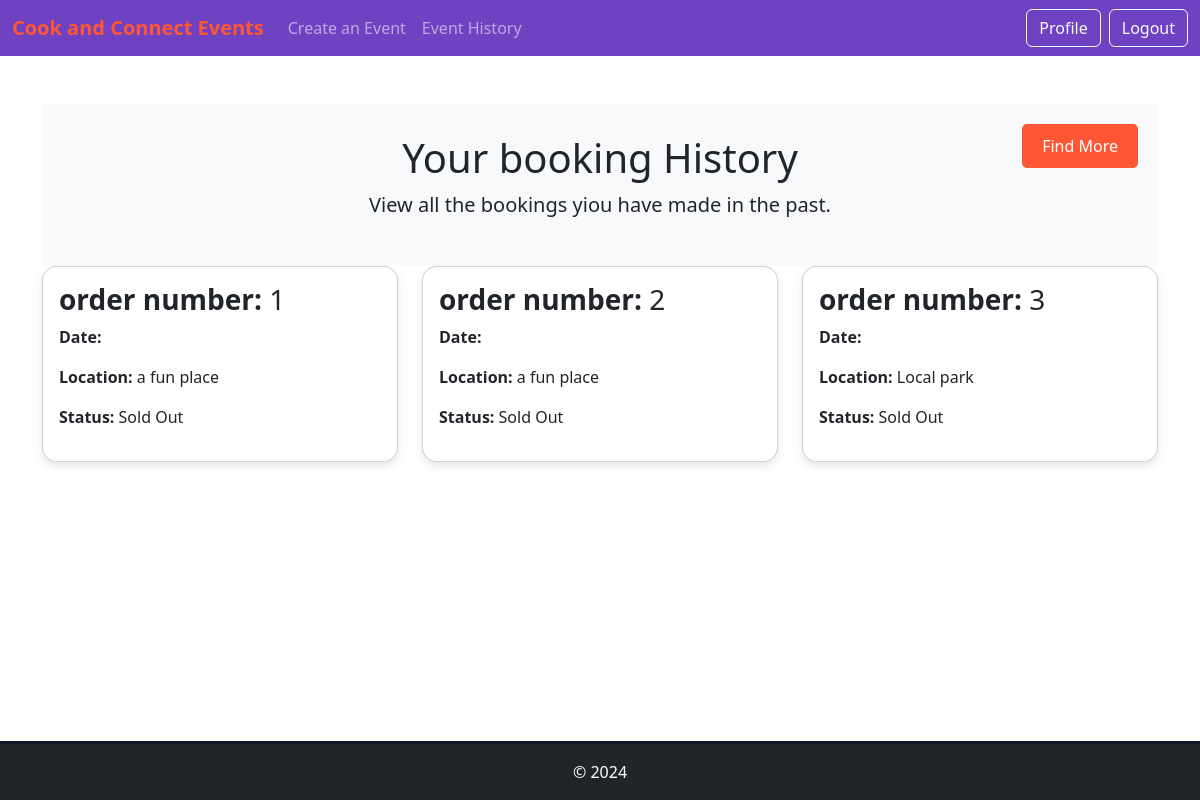
The app's page /history (signed in) with its own data.
### website/models.py (models this page shows)
class Order(db.Model):
    __tablename__ = "order"
    id = db.Column(db.Integer, primary_key=True)
    tickets = db.Column(db.Integer, nullable=False)
    event_id = db.Column(db.Integer, db.ForeignKey('events.id'))
    user_id = db.Column(db.Integer, db.ForeignKey('users.id'))

class Event(db.Model):
    __tablename__ = "events"
    id = db.Column(db.Integer, primary_key=True)
    user_id = db.Column(db.Integer, db.ForeignKey('users.id'))
    Title = db.Column(db.String(255), nullable=False)
    Description = db.Column(db.String(255), nullable=False)
    Image = db.Column(db.String(60), nullable=False, default='default.jpg')
    Start_time = db.Column(db.Time, nullable=False)
    Start_date = db.Column(db.Date, nullable=False)
    Venue = db.Column(db.String(32), nullable=False)
    Category = db.Column(db.String(32), nullable=False)
    Tickets_available = db.Column(db.Integer, nullable=False)
    Status = db.Column(db.String(32), nullable=False)
    comments = db.relationship('Comment', backref='event')
    orders = db.relationship('Order', backref='event')

### website/views.py (the view)
@main_bp.route('/history')
@login_required
def history():
    user_orders = Order.query.filter_by(user_id=current_user.id).all()
    orders = []
    for order in user_orders:
        orders.append({
            "order": order,
            "event": Event.query.filter_by(id=order.event_id).first()
            })
    return render_template('history.html', orders=orders)

### website/__init__.py (called while the page is built)
def create_app():
    app = Flask(__name__)  # this is the name of the module/package that is calling this app
    app.debug = True
    app.secret_key = 'somesecretkey'
    app.config['SQLALCHEMY_DATABASE_URI'] = 'sqlite:///sitedata.sqlite'
    db.init_app(app)
    Bootstrap5(app)
    login_manager = LoginManager()
    login_manager.login_view = 'auth.login'
    login_manager.init_app(app)
    from .models import User
    @login_manager.user_loader
    def load_user(user_id):
       return db.session.scalar(db.select(User).where(User.id==user_id))
    from . import views
    app.register_blueprint(views.main_bp)
    from . import auth
    app.register_blueprint(auth.auth_bp)
    app.config['UPLOAD_FOLDER'] = os.path.join('website', 'static', 'img')
    return app

### website/templates/history.html
{% extends "base.html" %}
{% block content %}
<div class="container my-5">
    <div class="bg-light-header text-center">
        <h1>Your booking History</h1>
        <p class="lead">View all the bookings yiou have made in the past.</p>
        <a href="{{ url_for('main.index') }}" class="btn-find-more">Find More</a>
    </div>
    {% if orders %}
        <div class="row g-4">
            {% for user_order in orders %}
                <div class="col-md-6 col-lg-4">
                    <div class="card p-3">
                        <h3 class="card-title"><strong>order number: </strong>{{ user_order.order.id }}</h3>
                        <p><strong>Date:</strong> {{ user_order.event.date }}</p>
                        <p><strong>Location:</strong> {{ user_order.event.Venue }}</p>
                        <p><strong>Status:</strong> {{ user_order.event.Status }}</p>
                    </div>
                </div>
            {% endfor %}
        </div>
    {% else %}
        <div class="no-events-message">
            No Past Events
        </div>
    {% endif %}
</div>
{% endblock %}

### website/templates/base.html (shortened to what this page needs)
<!DOCTYPE html>
<html lang="en">
<head>
    <link href="https://cdn.jsdelivr.net/npm/bootstrap@5.3.2/dist/css/bootstrap.min.css" rel="stylesheet">
    <link rel="stylesheet" href="{{ url_for('static', filename='style/style.css') }}">
</head>
<body>
    <header>
        <nav class="navbar navbar-expand-lg navbar-dark">
            <div class="container-fluid">
                <a class="navbar-brand" href="{{ url_for('main.index') }}">Cook and Connect Events</a>
                <div class="collapse navbar-collapse" id="navbarNav">
                    <ul class="navbar-nav me-auto">
                        <li class="nav-item">
                            <a class="nav-link" href="{{ url_for('main.CreateEvent') }}">Create an Event</a>
                        </li>
                        <li class="nav-item">
                            <a class="nav-link" href="{{ url_for('main.history') }}">Event History</a>
                        </li>
                    </ul>
                    <div class="d-flex gap-2">
                        {% if user != None %}
                            <a href="{{ url_for('main.profile') }}" class="btn btn-outline-light">Profile</a>
                            <a href="{{ url_for('auth.logout') }}" class="btn btn-outline-light">Logout</a>
                        {% else %}
                            <a href="{{ url_for('auth.login') }}" class="btn btn-outline-light">Login</a>
                            <a href="{{ url_for('auth.register') }}" class="btn btn-outline-light">Register</a>
                        {% endif %}
                    </div>
                </div>
            </div>
        </nav>
    </header>
    <div class="pb-5">
        {% block content %}
        {% endblock %}
    </div>
    <footer class="bg-dark text-white text-center py-3">
        © 2024
    </footer>
</body>
</html>

### website/static/style/style.css (style rules this page uses)
footer { background-color: #1f2937; color: #fff; text-align: center; padding: 20px; border-top: 3px solid #111827; width: 100%; position: fixed; bottom: 0; left: 0; right: 0; box-sizing: border-box; }
html { height: 100%; margin: 0; font-family: 'Poppins', sans-serif; }
.navbar { background-color: #6f42c1; }
.navbar-brand { color: #ff5733; font-weight: bold; }
.container { margin-top: 40px; }
.card { border-radius: 15px; box-shadow: 0 4px 8px rgba(0, 0, 0, 0.1); }
.bg-light-header { background-color: #f8f9fa; padding: 30px 0; position: relative; }
.btn-find-more { position: absolute; top: 20px; right: 20px; background-color: #ff5733; color: white; padding: 10px 20px; border-radius: 5px; text-decoration: none; }

### records on screen
Order: order.id "1"
Event: event.Venue "a fun place" "a fun place", event.Status "Sold Out" "Sold Out"
Order: order.id "2"
Order: order.id "3"
Event: event.Venue "Local park", event.Status "Sold Out"
